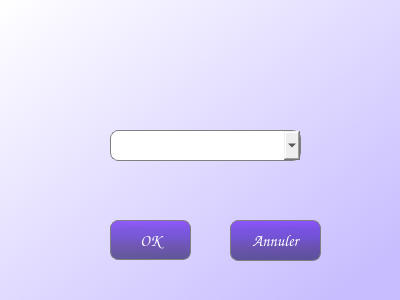
<?xml version="1.0" encoding="UTF-8"?>
<ui version="4.0">
 <class>selectCardType</class>
 <widget class="QDialog" name="selectCardType">
  <property name="geometry">
   <rect>
    <x>0</x>
    <y>0</y>
    <width>400</width>
    <height>300</height>
   </rect>
  </property>
  <property name="font">
   <font>
    <family>Comic Sans MS</family>
    <pointsize>12</pointsize>
   </font>
  </property>
  <property name="windowTitle">
   <string>Paramètres de création</string>
  </property>
  <property name="styleSheet">
   <string notr="true">QDialog{
background-color :qlineargradient(spread:pad, x1:0, y1:0, x2:1, y2:1, stop:0 rgba(255, 255, 255, 255), stop:0.905028 rgba(200, 190, 255, 255));} 
</string>
  </property>
  <widget class="QComboBox" name="comboBox">
   <property name="geometry">
    <rect>
     <x>110</x>
     <y>130</y>
     <width>191</width>
     <height>31</height>
    </rect>
   </property>
   <property name="font">
    <font>
     <family>Comic Sans MS</family>
    </font>
   </property>
   <property name="styleSheet">
    <string notr="true">QComboBox{
border: 1px solid gray; 
border-radius: 8px; 
padding: 0 8px; 
}</string>
   </property>
  </widget>
  <widget class="QPushButton" name="confirmButton">
   <property name="geometry">
    <rect>
     <x>110</x>
     <y>220</y>
     <width>81</width>
     <height>40</height>
    </rect>
   </property>
   <property name="font">
    <font>
     <family>Comic Sans MS</family>
     <pointsize>12</pointsize>
    </font>
   </property>
   <property name="styleSheet">
    <string notr="true">QPushButton{
background-color:qlineargradient(spread:pad, x1:0, y1:0, x2:0, y2:1, stop:0 rgba(94, 0, 255, 150), stop:0.219101 rgba(60, 0, 204, 150), stop:0.41573 rgba(48, 0, 184, 150), stop:0.623596 rgba(37, 0, 129, 150), stop:0.769663 rgba(28, 0, 108, 150), stop:1 rgba(10, 0, 80, 150));
color:white;
border: 1px solid gray; 
border-radius: 8px; 
padding: 0 8px; 
selection-background-color: darkgray; }</string>
   </property>
   <property name="text">
    <string>OK</string>
   </property>
  </widget>
  <widget class="QLabel" name="chapterInfo">
   <property name="geometry">
    <rect>
     <x>90</x>
     <y>20</y>
     <width>221</width>
     <height>101</height>
    </rect>
   </property>
   <property name="font">
    <font>
     <family>Comic Sans MS</family>
     <pointsize>12</pointsize>
    </font>
   </property>
   <property name="text">
    <string/>
   </property>
  </widget>
  <widget class="QPushButton" name="cancelButton">
   <property name="geometry">
    <rect>
     <x>230</x>
     <y>220</y>
     <width>91</width>
     <height>41</height>
    </rect>
   </property>
   <property name="font">
    <font>
     <family>Comic Sans MS</family>
     <pointsize>12</pointsize>
    </font>
   </property>
   <property name="styleSheet">
    <string notr="true">QPushButton{
background-color:qlineargradient(spread:pad, x1:0, y1:0, x2:0, y2:1, stop:0 rgba(94, 0, 255, 150), stop:0.219101 rgba(60, 0, 204, 150), stop:0.41573 rgba(48, 0, 184, 150), stop:0.623596 rgba(37, 0, 129, 150), stop:0.769663 rgba(28, 0, 108, 150), stop:1 rgba(10, 0, 80, 150));
color:white;
border: 1px solid gray; 
border-radius: 8px; 
padding: 0 8px; 
selection-background-color: darkgray; }</string>
   </property>
   <property name="text">
    <string>Annuler</string>
   </property>
  </widget>
 </widget>
 <resources/>
 <connections/>
</ui>
